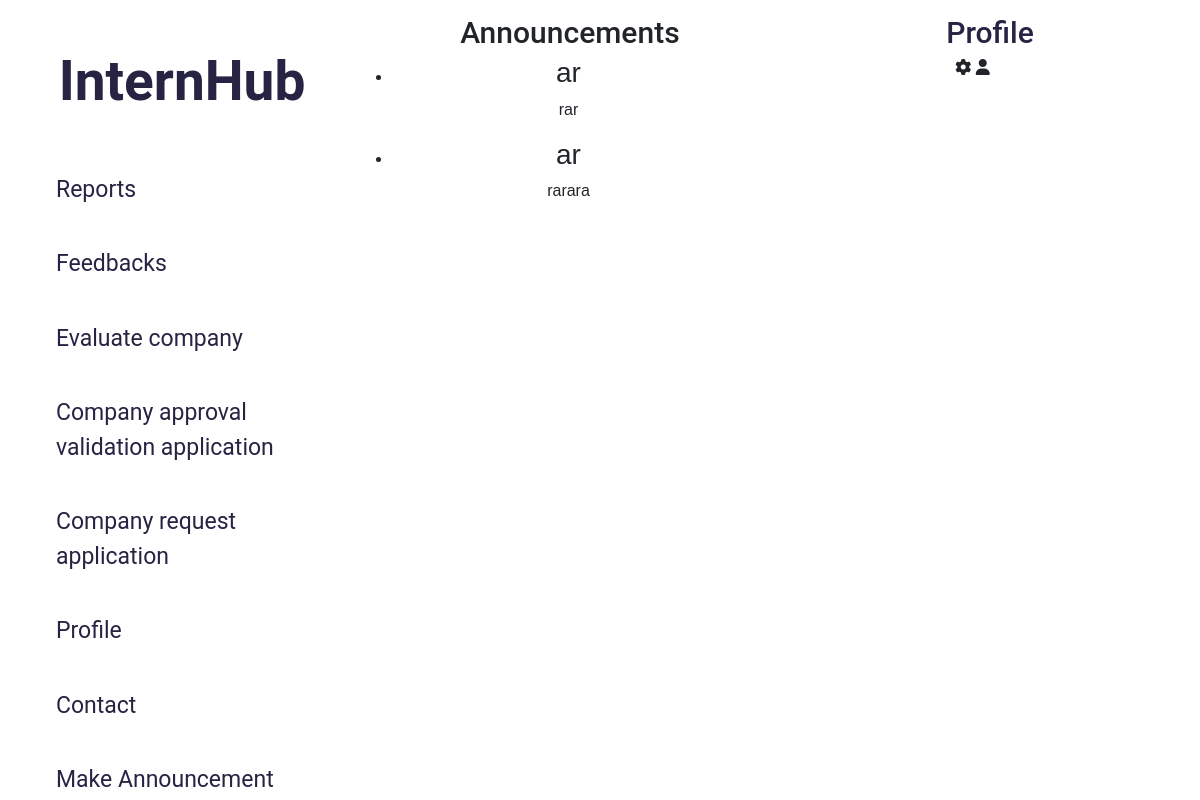
Before: / (signed in) with the older database file.
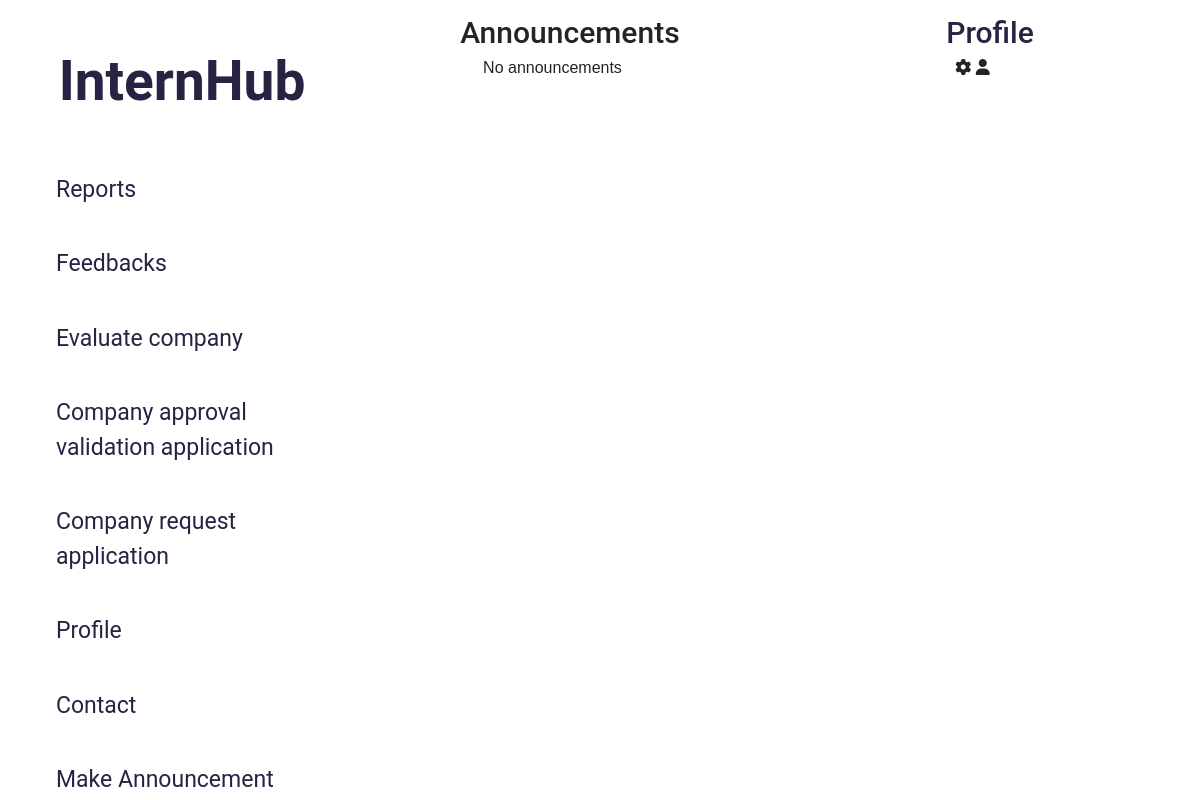
After: the same page with the newer database file.
### announcements/models.py (models this page shows, shortened)
class Announcement(models.Model):
    title = models.CharField(max_length=100)
    content = models.TextField()
    date = models.DateTimeField(auto_now_add=True)
    sender = models.ForeignKey(User, on_delete=models.CASCADE)  #User model is imported

### main/views.py (the view)
# urls.py: path('', views.HomeView.as_view(), name='home'),
class HomeView(LoginRequiredMixin, View):
    template_name = 'main/home.html'
    def get(self, request):
        announcements = Announcement.objects.all()
        return render(request, 'main/home.html', {'announcements': announcements})

### main/templates/main/home.html (shortened to what this page needs)
{% extends 'base.html' %}
{% load static %}
{% block styling %}
    <link rel="stylesheet" href="https://cdnjs.cloudflare.com/ajax/libs/bootstrap/5.0.0/css/bootstrap.min.css">
    <link rel="stylesheet" href="https://cdnjs.cloudflare.com/ajax/libs/font-awesome/6.0.0-beta2/css/all.min.css">
    <link rel="stylesheet" type="text/css" href="{% static 'main/home.css' %}">
{% endblock %}
{% block body %}
    <div>
        <div class="main-container">
            <div class="side-menu">
                <nav>
                    <ul>
                        <li class="title-li">
                            <a class="title" href="{% url 'main:home' %}">InternHub</a>
                        </li>
                        <li>
                            <button>Reports</button>
                        </li>
                        <li>
                            <button>Feedbacks</button>
                        </li>
                        <li>
                            <button>Evaluate company</button>
                        </li>
                        <li>
                            <button>Company approval validation application</button>
                        </li>
                        <li>
                            <button>Company request application</button>
                        </li>
                        <li>
                            <button>Profile</button>
                        </li>
                        <li>
                            <button>Contact</button>
                        </li>
                        {% if request.user.role != "STUDENT" and request.user.role != "INSTRUCTOR" and request%}
                            <li>
                                <a href="{% url 'announcements:announce'%}"><button>Make Announcement</button></a>
                            </li>
                        {% endif %}
                    </ul>
                </nav>
            </div>
            <div class="news-section">
                <h2>Announcements</h2>
                    {% if announcements|length == 0 %}
                        <p>No announcements</p>
                    {% else %}
                        <ul>
                        {% for announcement in announcements %}
                            <li>
                                <div class="announcement">
                                    <h3>{{ announcement.title }}</h3>
                                    <p>{{ announcement.content }}</p>
                                </div>
                            </li>
                        {% endfor %}
                        </ul>
                    {% endif %}
            </div>
            <div class="profile-section">
                <h2>Profile</h2>
                <nav>
                    <i class="fa-solid fa-gear"></i>
                    <i class="fa-solid fa-user"></i>
                </nav>
            </div>
        </div>
    </div>
{% endblock %}

### templates/base.html (shortened to what this page needs)
<!DOCTYPE html>
<html lang="en">
<head>
    <link href="https://cdn.jsdelivr.net/npm/bootstrap@5.3.0-alpha3/dist/css/bootstrap.min.css" rel="stylesheet">
    {% block styling %}
    {% endblock %}
</head>
<body>
{% block body %}
{% endblock %}
</body>
</html>

### main/static/main/home.css (style rules this page uses)
:root { --color-dark-grey: #272343; --color-snowbelt: #ffffff; --color-light-green: #e3f6f5; --color-green: #bae8e8; }
:root { --profile-width: 455px; }
* { box-sizing: border-box; }
body { margin: 0; padding: 0; background-color: var(--color-snowbelt); font-family: sans-serif; }
.main-container { display: grid; width: 100%; height: 100%; position: fixed; text-align: center; grid-template-columns: 360px auto var(--profile-width); }
.side-menu { grid-row: 1; grid-column: 1; background-color: var(--color-snowbelt); padding: 0; position: relative; width: 100%; height: 100%; }
.side-menu nav { background-color: var(--color-snowbelt); padding: 20px 0 20px 20px; position: relative; width: 325px; height: 100%; }
.side-menu ul { list-style: none; padding: 0; margin: 0; }
.side-menu .title-li { padding-bottom: 30px; padding-top: 20px; }
.side-menu .title { font-family: "Roboto", sans-serif; font-size: 55px; color: var(--color-dark-grey); text-align: left; padding: 0 0 0 19px; margin: 15px 0 5px 0; text-decoration: none; font-weight: bold; }
.side-menu button { position: relative; font-family: "Roboto", sans-serif; text-align: left; outline: 0; background-color: var(--color-snowbelt); width: 100%; border: 0; padding: 20px 50px 20px 36px; color: var(--color-dark-grey); font-size: 23px; -webkit-transition: all 0.3s ease; transition: all 0.3s ease; cursor: pointer; border-radius: 15px; }
.news-section { grid-row: 1; grid-column: 2; background-color: var(--color-snowbelt); padding: 0; position: relative; width: 100%; height: 100%; }
.news-section h2 { font-family: "Roboto", sans-serif; font-size: 30px; color: var(); text-align: center; margin: 15px 0 5px 35px; position: relative; }
.profile-section { grid-row: 1; grid-column: 3; background-color: var(--color-snowbelt); padding: 0; position: relative; width: 100%; height: 100%; }
.profile-section h2 { font-family: "Roboto", sans-serif; font-size: 30px; color: var(--color-dark-grey); text-align: center; margin: 15px 0 5px 35px; position: relative; }
.profile-section nav { background-color: var(--color-snowbelt); position: relative; width: var(--profile-width); height: 100%; }

Changed rows visible on the page:
removed Announcement: title "ar", content "rar"
removed Announcement: title "ar", content "rarara"
Other visible differences:
text now shown: "No announcements"
